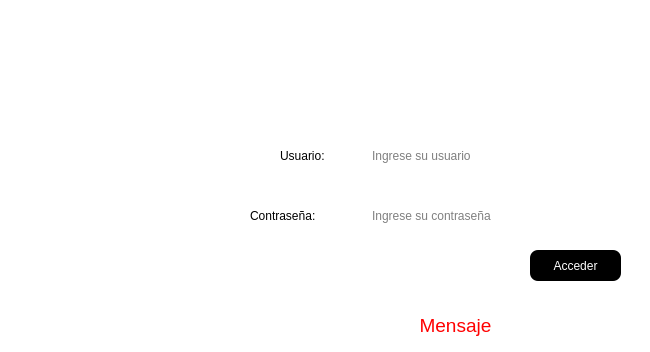
<?xml version="1.0" encoding="UTF-8"?>
<ui version="4.0">
 <class>login</class>
 <widget class="QDialog" name="login">
  <property name="geometry">
   <rect>
    <x>0</x>
    <y>0</y>
    <width>650</width>
    <height>352</height>
   </rect>
  </property>
  <property name="sizePolicy">
   <sizepolicy hsizetype="Minimum" vsizetype="Minimum">
    <horstretch>0</horstretch>
    <verstretch>0</verstretch>
   </sizepolicy>
  </property>
  <property name="minimumSize">
   <size>
    <width>650</width>
    <height>352</height>
   </size>
  </property>
  <property name="maximumSize">
   <size>
    <width>650</width>
    <height>352</height>
   </size>
  </property>
  <property name="windowTitle">
   <string>Inicio de sección</string>
  </property>
  <property name="windowIcon">
   <iconset>
    <normaloff>../../../../../Users/Wualdiii/CursoAbarcador/images/login.png</normaloff>../../../../../Users/Wualdiii/CursoAbarcador/images/login.png</iconset>
  </property>
  <property name="styleSheet">
   <string notr="true">font: 14pt &quot;Arial&quot;;

background-color: rgb(255, 255, 255);
</string>
  </property>
  <widget class="QLineEdit" name="txtClave">
   <property name="geometry">
    <rect>
     <x>370</x>
     <y>200</y>
     <width>251</width>
     <height>31</height>
    </rect>
   </property>
   <property name="styleSheet">
    <string notr="true">font: 14pt &quot;Arial&quot;;
border-radius:8px</string>
   </property>
   <property name="echoMode">
    <enum>QLineEdit::Password</enum>
   </property>
   <property name="placeholderText">
    <string>Ingrese su contraseña</string>
   </property>
  </widget>
  <widget class="QPushButton" name="btnAcceder">
   <property name="geometry">
    <rect>
     <x>530</x>
     <y>250</y>
     <width>91</width>
     <height>31</height>
    </rect>
   </property>
   <property name="cursor">
    <cursorShape>OpenHandCursor</cursorShape>
   </property>
   <property name="styleSheet">
    <string notr="true">font: 14pt &quot;Arial&quot;;
background-color: rgb(0, 0, 0);
color: rgb(255, 255, 255);


border-radius:8px</string>
   </property>
   <property name="text">
    <string>Acceder</string>
   </property>
  </widget>
  <widget class="QLabel" name="label_4">
   <property name="geometry">
    <rect>
     <x>250</x>
     <y>200</y>
     <width>121</width>
     <height>31</height>
    </rect>
   </property>
   <property name="styleSheet">
    <string notr="true">
font: 14pt &quot;Arial&quot;;</string>
   </property>
   <property name="text">
    <string>Contraseña:</string>
   </property>
   <property name="buddy">
    <cstring>txtClave</cstring>
   </property>
  </widget>
  <widget class="QLineEdit" name="txtUsuario">
   <property name="geometry">
    <rect>
     <x>370</x>
     <y>140</y>
     <width>251</width>
     <height>31</height>
    </rect>
   </property>
   <property name="styleSheet">
    <string notr="true">font: 14pt &quot;Arial&quot;;
border-radius:8px</string>
   </property>
   <property name="placeholderText">
    <string>Ingrese su usuario</string>
   </property>
  </widget>
  <widget class="QLabel" name="label_2">
   <property name="geometry">
    <rect>
     <x>280</x>
     <y>140</y>
     <width>81</width>
     <height>31</height>
    </rect>
   </property>
   <property name="styleSheet">
    <string notr="true">font: 14pt &quot;Arial&quot;;</string>
   </property>
   <property name="text">
    <string>Usuario:</string>
   </property>
   <property name="buddy">
    <cstring>txtUsuario</cstring>
   </property>
  </widget>
  <widget class="QLabel" name="lblMensaje">
   <property name="geometry">
    <rect>
     <x>300</x>
     <y>310</y>
     <width>311</width>
     <height>31</height>
    </rect>
   </property>
   <property name="font">
    <font>
     <family>Arial</family>
     <pointsize>14</pointsize>
     <italic>false</italic>
     <bold>false</bold>
    </font>
   </property>
   <property name="styleSheet">
    <string notr="true">color: rgb(255, 0, 0);</string>
   </property>
   <property name="text">
    <string>Mensaje</string>
   </property>
   <property name="alignment">
    <set>Qt::AlignCenter</set>
   </property>
  </widget>
  <widget class="QLabel" name="label">
   <property name="geometry">
    <rect>
     <x>390</x>
     <y>20</y>
     <width>101</width>
     <height>91</height>
    </rect>
   </property>
   <property name="text">
    <string/>
   </property>
   <property name="pixmap">
    <pixmap>../images/login.png</pixmap>
   </property>
   <property name="scaledContents">
    <bool>true</bool>
   </property>
  </widget>
  <widget class="QLabel" name="label_3">
   <property name="geometry">
    <rect>
     <x>0</x>
     <y>0</y>
     <width>241</width>
     <height>371</height>
    </rect>
   </property>
   <property name="text">
    <string/>
   </property>
   <property name="pixmap">
    <pixmap>../images/universidad.png</pixmap>
   </property>
   <property name="scaledContents">
    <bool>true</bool>
   </property>
  </widget>
 </widget>
 <resources/>
 <connections/>
</ui>
